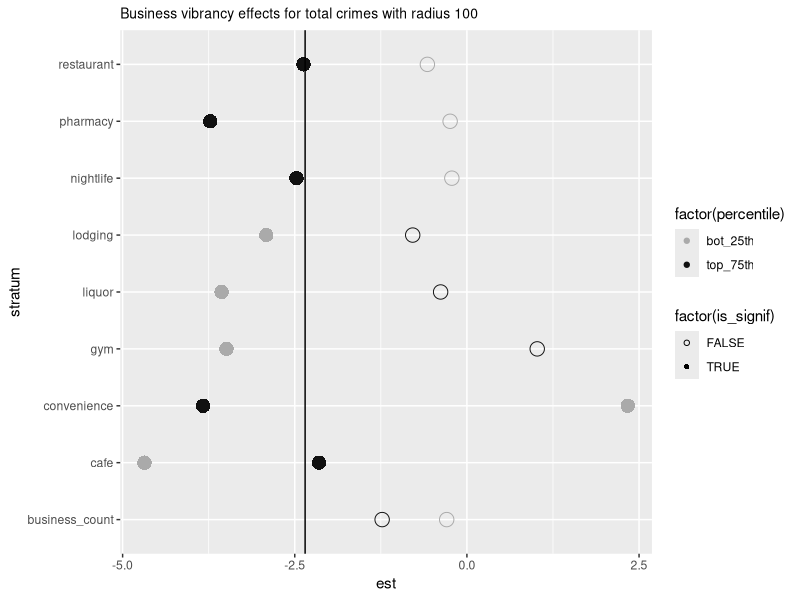
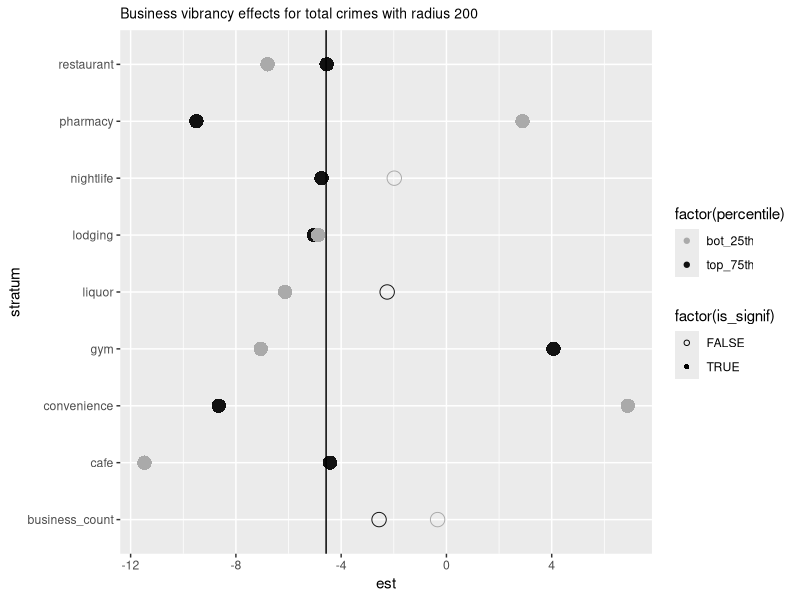
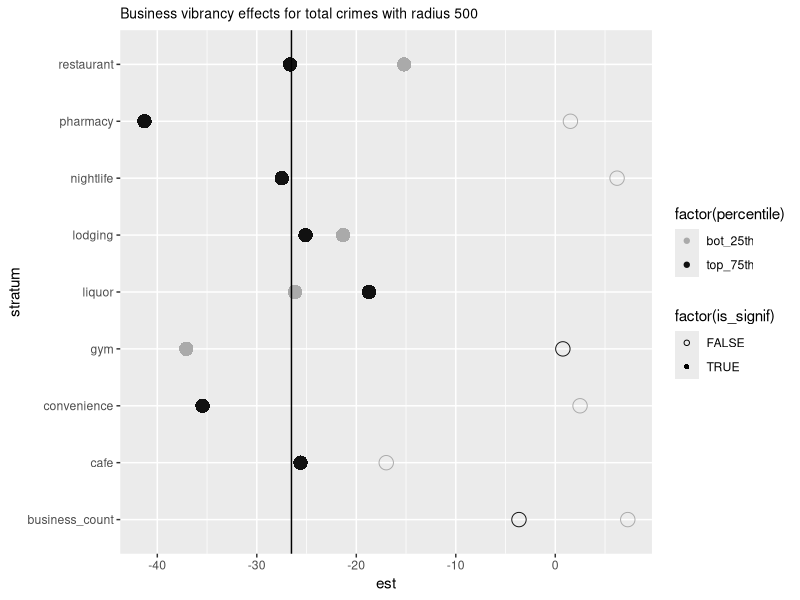
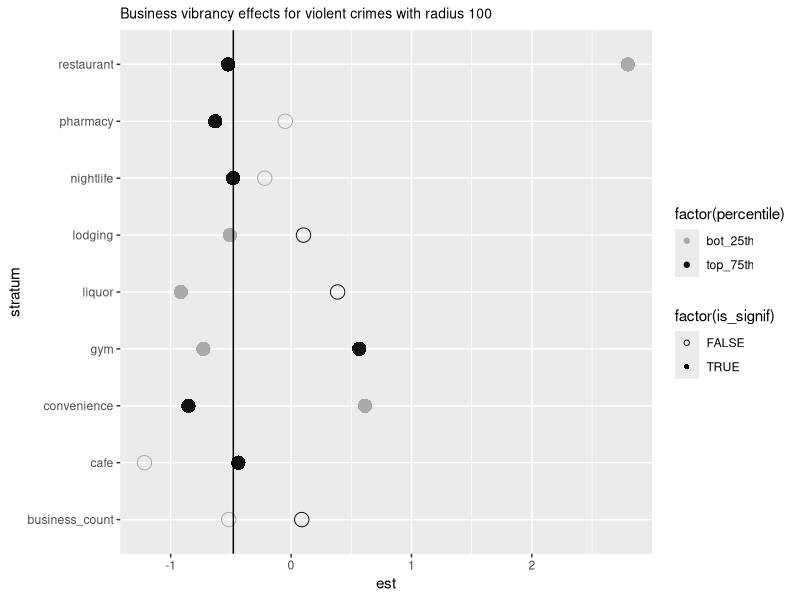
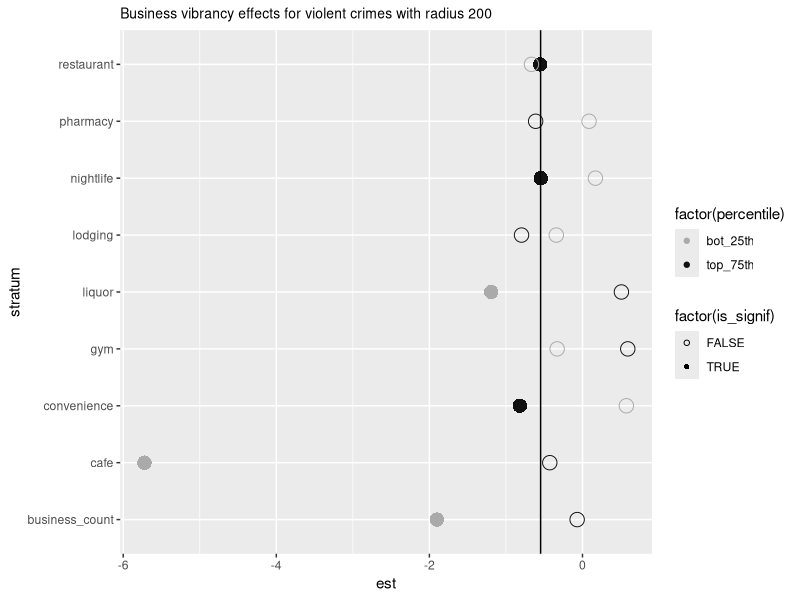
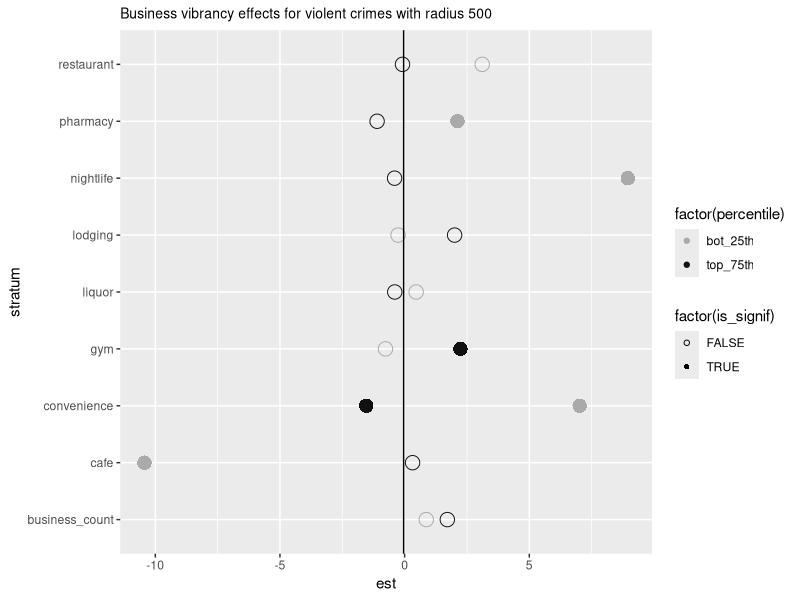
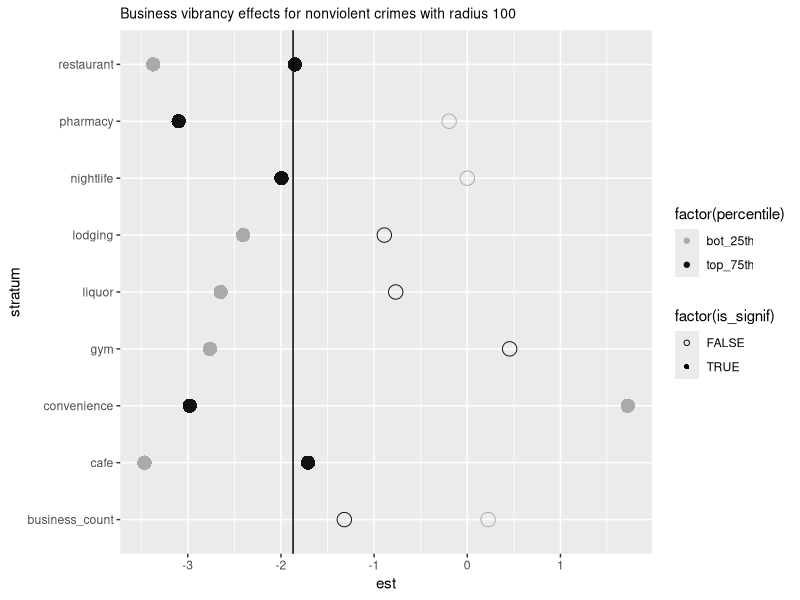
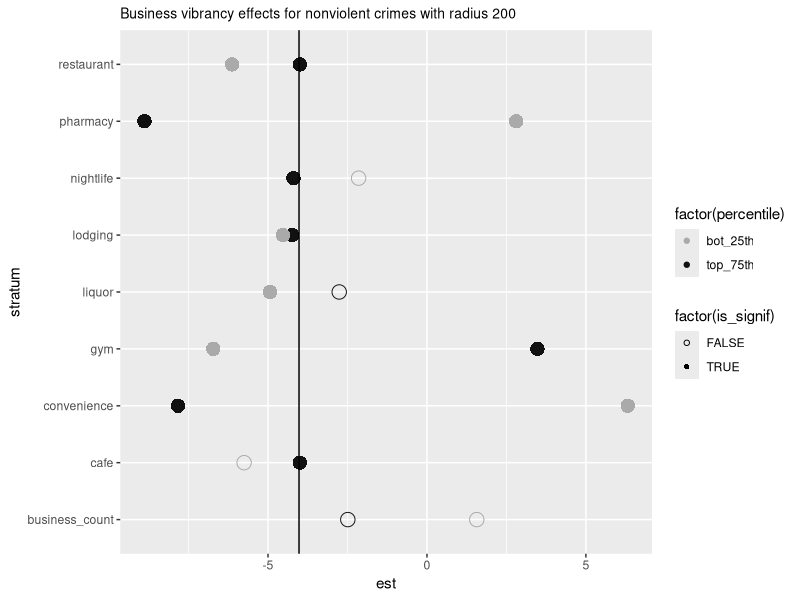

The R source for these figures, in order:
# This code graphs love plots of different crime effect influences per business characteristics

library(ggplot2)
library(gridExtra)
library(grid)
library(gtable)

# Load the data
all_tests = read.csv("../neat_data/analysis_results/all_pairs_tests_with_business_new.csv")
segment_tests = read.csv("../neat_data/analysis_results/business_use_strata_tests_new.csv")

segment_tests$is_signif = segment_tests$p <= 0.05

# Determine if the data is significant
types = c("total", "violent", "nonviolent")

for (crime_type in types) {
  for (crime_radius in c(100, 200, 500)) {
    # Get the relevant scores for the crimes
    sub_tests = subset(segment_tests, type == crime_type & radius == crime_radius)
    all_relevant_scores = subset(all_tests, type == crime_type & radius == crime_radius)
    
    # Plot the stratum scores
    p <- ggplot(sub_tests, aes(est, stratum))
    p <- p + geom_point(aes(colour = factor(percentile), shape = factor(is_signif), size=5)) + guides(size=FALSE)+
      scale_color_manual(values=c('#aaaaaa','#111111'))+
      scale_shape_manual(values=c(1, 16))
    
    # Mark the line for the basic score
    p <- p + geom_vline(xintercept = all_relevant_scores$est)
    p <- p + ggtitle(paste("Business vibrancy effects for", crime_type, "crimes with radius", crime_radius)) + theme(plot.title = element_text(size = 10))
    p
    
    filename <- paste("../neat_img/business_use/business_use_stratum_", crime_type, "_", crime_radius, ".png", sep="")
    
    ggsave(filename, width = 6, height = 4)
  }
}



